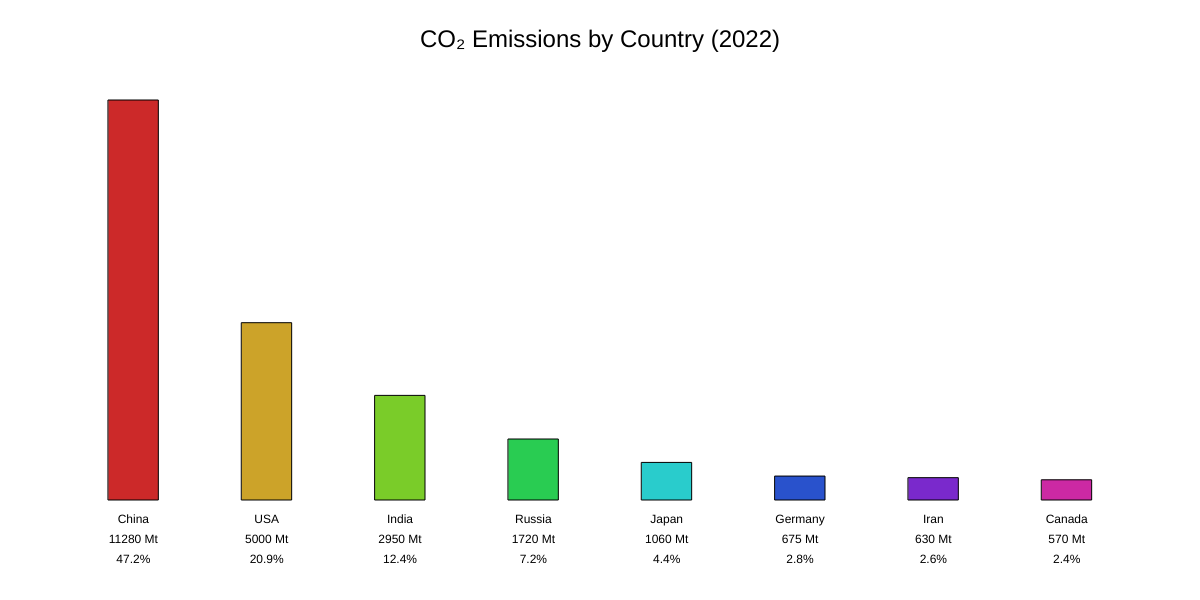
Frame 1 (no input)
Frame 2 (the mouse pressed at the canvas centre, redrawn once): identical to frame 1, image omitted

The p5.js sketch that drew this single still picture (run headless with seeded random() and noise() and a simulated clock; the mouse was pressed at the canvas centre and the sketch redrawn once):

// p5.js sketch
// ── sketch.js
let countries = [
  { name: "China", emissions: 11280 },
  { name: "USA", emissions: 5000 },
  { name: "India", emissions: 2950 },
  { name: "Russia", emissions: 1720 },
  { name: "Japan", emissions: 1060 },
  { name: "Germany", emissions: 675 },
  { name: "Iran", emissions: 630 },
  { name: "Canada", emissions: 570 }
];

let totalEmissions;
let maxEmission;

function setup() {
  createCanvas(windowWidth, 600);
  textFont('Arial');
  textAlign(CENTER, CENTER);
  colorMode(HSB, 360, 100, 100);
  totalEmissions = countries.reduce((sum, c) => sum + c.emissions, 0);
  maxEmission = max(countries.map(c => c.emissions));
  noLoop();
}

function draw() {
  background(230);

  fill(0);
  textSize(24);
  text("CO₂ Emissions by Country (2022)", width / 2, 40);

  let chartHeight = 400;
  let barWidth = 50;
  let spacing = width / (countries.length + 1);

  for (let i = 0; i < countries.length; i++) {
    let x = spacing * (i + 1);
    let h = map(countries[i].emissions, 0, maxEmission, 0, chartHeight);
    let y = height - 100 - h;

    let percent = (countries[i].emissions / totalEmissions) * 100;

    fill(map(i, 0, countries.length, 0, 360), 80, 80);
    rect(x - barWidth / 2, y, barWidth, h);

    fill(0);
    textSize(12);
    text(countries[i].name, x, height - 80);
    text(`${countries[i].emissions} Mt`, x, height - 60);
    text(`${percent.toFixed(1)}%`, x, height - 40);
  }
}
